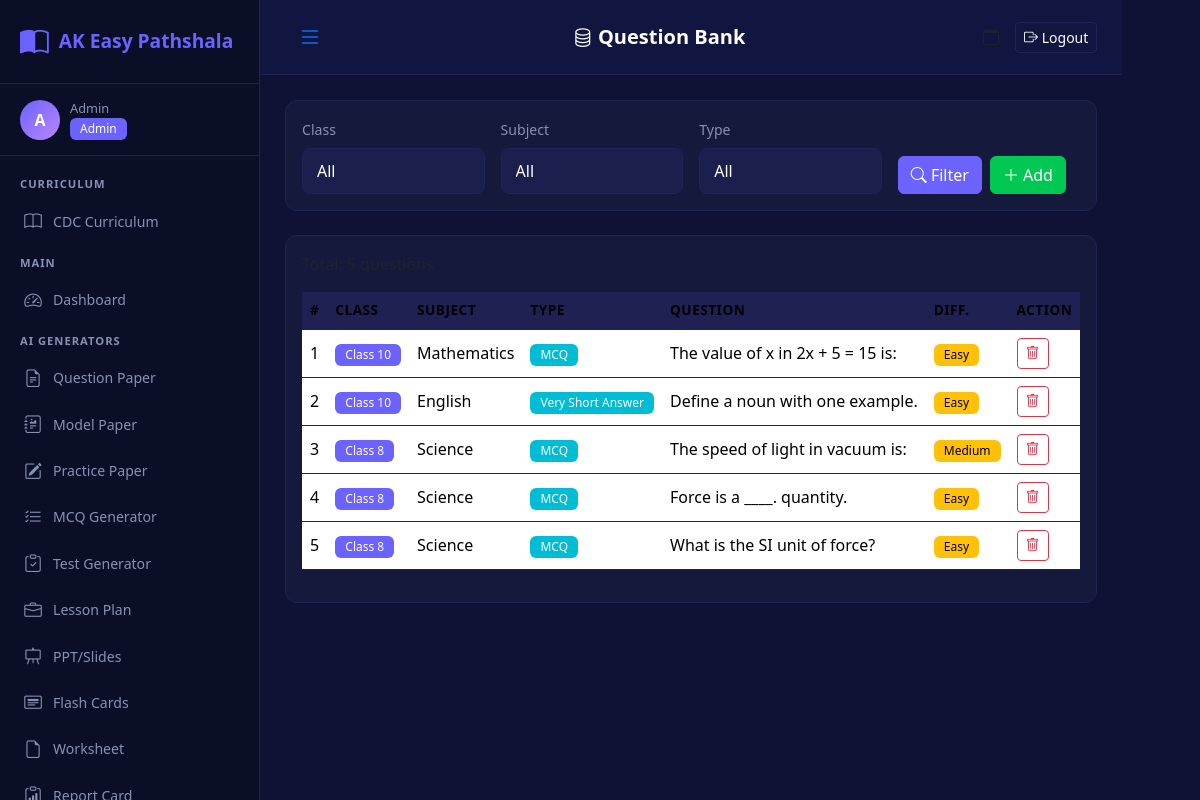
/question-bank (signed in), run on the app's committed database.
### models.py (models this page shows, shortened)
class User(UserMixin, db.Model):
    __tablename__ = 'users'
    id = db.Column(db.Integer, primary_key=True)
    name = db.Column(db.String(100), nullable=False)
    email = db.Column(db.String(100), unique=True, nullable=False)
    password_hash = db.Column(db.String(255), nullable=False)
    role = db.Column(db.Enum('admin', 'teacher', 'student'), default='teacher')
    phone = db.Column(db.String(20))
    created_at = db.Column(db.DateTime, default=datetime.utcnow)

class QuestionBank(db.Model):
    __tablename__ = 'question_bank'
    id = db.Column(db.Integer, primary_key=True)
    class_name = db.Column(db.String(50), nullable=False)
    subject = db.Column(db.String(100), nullable=False)
    chapter = db.Column(db.String(200))
    question_type = db.Column(db.String(50), nullable=False)
    question_text = db.Column(db.Text, nullable=False)
    option_a = db.Column(db.String(500))
    option_b = db.Column(db.String(500))
    option_c = db.Column(db.String(500))
    option_d = db.Column(db.String(500))
    correct_answer = db.Column(db.String(200))
    difficulty = db.Column(db.String(20), default='Medium')
    language = db.Column(db.String(10), default='English')
    created_by = db.Column(db.Integer, db.ForeignKey('users.id'))
    created_at = db.Column(db.DateTime, default=datetime.utcnow)

### app.py (the view)
@app.route('/question-bank')
@login_required
def question_bank():
    class_filter = request.args.get('class', '')
    subject_filter = request.args.get('subject', '')
    type_filter = request.args.get('type', '')
    query = QuestionBank.query
    if class_filter: query = query.filter_by(class_name=class_filter)
    if subject_filter: query = query.filter_by(subject=subject_filter)
    if type_filter: query = query.filter_by(question_type=type_filter)
    questions = query.order_by(QuestionBank.created_at.desc()).all()
    return render_template('notes/question_bank.html',
                         questions=questions, classes=CLASS_CHOICES,
                         subjects=SUBJECT_CHOICES, question_types=QUESTION_TYPES,
                         class_filter=class_filter, subject_filter=subject_filter)

### app.py (called while the page is built)
@login_manager.user_loader
def load_user(user_id):
    return User.query.get(int(user_id))

### templates/notes/question_bank.html (shortened to what this page needs)
{% extends "base.html" %}
{% block page_title %}<i class="bi bi-database"></i> Question Bank{% endblock %}
{% block content %}
<div class="card mb-4">
    <div class="card-body">
        <form method="GET" class="row g-3">
            <div class="col-md-3"><label class="form-label">Class</label>
                <select class="form-select" name="class"><option value="">All</option>{% for c in classes %}<option value="{{ c }}" {% if class_filter == c %}selected{% endif %}>{{ c }}</option>{% endfor %}</select></div>
            <div class="col-md-3"><label class="form-label">Subject</label>
                <select class="form-select" name="subject"><option value="">All</option>{% for s in subjects %}<option value="{{ s }}" {% if subject_filter == s %}selected{% endif %}>{{ s }}</option>{% endfor %}</select></div>
            <div class="col-md-3"><label class="form-label">Type</label>
                <select class="form-select" name="type"><option value="">All</option>{% for qt in question_types %}<option value="{{ qt }}">{{ qt }}</option>{% endfor %}</select></div>
            <div class="col-md-3 d-flex align-items-end">
                <button type="submit" class="btn btn-primary me-2"><i class="bi bi-search"></i> Filter</button>
                <a href="{{ url_for('add_question') }}" class="btn btn-success"><i class="bi bi-plus-lg"></i> Add</a>
            </div>
        </form>
    </div>
</div>
<div class="card">
    <div class="card-body">
        <p class="text-muted mb-3">Total: {{ questions|length }} questions</p>
        <div class="table-responsive">
            <table class="table table-hover">
                <thead><tr><th>#</th><th>Class</th><th>Subject</th><th>Type</th><th>Question</th><th>Diff.</th><th>Action</th></tr></thead>
                <tbody>
                {% for q in questions %}
                <tr>
                    <td>{{ loop.index }}</td>
                    <td><span class="badge bg-primary">{{ q.class_name }}</span></td>
                    <td>{{ q.subject }}</td>
                    <td><span class="badge bg-info">{{ q.question_type }}</span></td>
                    <td>{{ q.question_text[:80] }}{% if q.question_text|length > 80 %}...{% endif %}</td>
                    <td><span class="badge bg-warning">{{ q.difficulty }}</span></td>
                    <td>
                        <form method="POST" action="{{ url_for('delete_question', qid=q.id) }}" onsubmit="return confirm('Delete?')">
                            <button type="submit" class="btn btn-sm btn-outline-danger"><i class="bi bi-trash"></i></button>
                        </form>
                    </td>
                </tr>
                {% endfor %}
                </tbody>
            </table>
        </div>
    </div>
</div>
{% endblock %}

### templates/base.html (shortened to what this page needs)
<!DOCTYPE html>
<html lang="en">
<head>
    <link href="https://cdn.jsdelivr.net/npm/bootstrap@5.3.2/dist/css/bootstrap.min.css" rel="stylesheet">
    <link href="https://cdn.jsdelivr.net/npm/bootstrap-icons@1.11.1/font/bootstrap-icons.css" rel="stylesheet">
    <link href="{{ url_for('static', filename='css/style.css') }}" rel="stylesheet">
</head>
<body>
    {% if current_user.is_authenticated %}
    <div class="d-flex">
        <nav class="sidebar" id="sidebar">
            <div class="sidebar-brand">
                <i class="bi bi-book-half"></i>
                <span>AK Easy Pathshala</span>
            </div>
            <div class="sidebar-user">
                <div class="user-avatar">{{ current_user.name[0] }}</div>
                <div class="user-info">
                    <small>{{ current_user.name }}</small>
                    <span class="badge bg-primary">{{ current_user.role|capitalize }}</span>
                </div>
            </div>
            <ul class="sidebar-nav">
                <li class="nav-section">CURRICULUM</li>
                <li><a href="{{ url_for('curriculum_list') }}" class="{% if request.endpoint == 'curriculum_list' %}active{% endif %}"><i class="bi bi-book"></i> CDC Curriculum</a></li>
                <li class="nav-section">MAIN</li>
                <li><a href="{{ url_for('dashboard') }}" class="{% if request.endpoint == 'dashboard' %}active{% endif %}"><i class="bi bi-speedometer2"></i> Dashboard</a></li>
                <li class="nav-section">AI GENERATORS</li>
                <li><a href="{{ url_for('question_paper_generator') }}" class="{% if request.endpoint == 'question_paper_generator' %}active{% endif %}"><i class="bi bi-file-earmark-text"></i> Question Paper</a></li>
                <li><a href="{{ url_for('model_paper_generator') }}" class="{% if request.endpoint == 'model_paper_generator' %}active{% endif %}"><i class="bi bi-journal-richtext"></i> Model Paper</a></li>
                <li><a href="{{ url_for('practice_paper_generator') }}" class="{% if request.endpoint == 'practice_paper_generator' %}active{% endif %}"><i class="bi bi-pencil-square"></i> Practice Paper</a></li>
                <li><a href="{{ url_for('mcq_generator') }}" class="{% if request.endpoint == 'mcq_generator' %}active{% endif %}"><i class="bi bi-list-check"></i> MCQ Generator</a></li>
                <li><a href="{{ url_for('test_generator') }}" class="{% if request.endpoint == 'test_generator' %}active{% endif %}"><i class="bi bi-clipboard-check"></i> Test Generator</a></li>
                <li><a href="{{ url_for('lesson_plan_generator') }}" class="{% if request.endpoint == 'lesson_plan_generator' %}active{% endif %}"><i class="bi bi-briefcase"></i> Lesson Plan</a></li>
                <li><a href="{{ url_for('slide_generator') }}" class="{% if request.endpoint == 'slide_generator' %}active{% endif %}"><i class="bi bi-easel"></i> PPT/Slides</a></li>
                <li><a href="{{ url_for('flashcard_generator') }}" class="{% if request.endpoint == 'flashcard_generator' %}active{% endif %}"><i class="bi bi-card-heading"></i> Flash Cards</a></li>
                <li><a href="{{ url_for('worksheet_generator') }}" class="{% if request.endpoint == 'worksheet_generator' %}active{% endif %}"><i class="bi bi-file-earmark"></i> Worksheet</a></li>
                <li><a href="{{ url_for('report_card_generator') }}" class="{% if request.endpoint == 'report_card_generator' %}active{% endif %}"><i class="bi bi-clipboard-data"></i> Report Card</a></li>
            </ul>
        </nav>
        <main class="main-content">
            <div class="topbar">
                <button class="btn btn-link" id="sidebarToggle"><i class="bi bi-list fs-4"></i></button>
                <h5 class="mb-0">{% block page_title %}Dashboard{% endblock %}</h5>
                <div class="d-flex align-items-center gap-3">
                    <span class="text-muted"><i class="bi bi-calendar"></i> {{ today if today else '' }}</span>
                    <a href="{{ url_for('logout') }}" class="btn btn-outline-light btn-sm"><i class="bi bi-box-arrow-right"></i> Logout</a>
                </div>
            </div>
            <div class="content-area">
                {% block content %}{% endblock %}
            </div>
        </main>
    </div>
    {% else %}
    {% block fullpage %}{% endblock %}
    {% endif %}
</body>
</html>

### static/css/style.css (style rules this page uses)
:root { --sidebar-bg: #0a0e27; --sidebar-width: 260px; --topbar-bg: #111640; --body-bg: #0f1235; --card-bg: #151a3d; --card-border: #1e2456; --text-primary: #ffffff; --text-secondary: #8892b0; --accent: #6c63ff; --accent-hover: #5a52d5; --success: #00c853; --danger: #ff5252; --warning: #ffc107; --info: #00bcd4; --purple: #bb86fc; --pink: #ff6b9d; }
* { box-sizing: border-box; margin: 0; padding: 0; }
body { background: var(--body-bg); color: var(--text-primary); font-family: 'Segoe UI', Tahoma, Geneva, Verdana, sans-serif; overflow-x: hidden; }
.sidebar { width: var(--sidebar-width); min-height: 100vh; background: var(--sidebar-bg); position: fixed; top: 0; left: 0; bottom: 0; overflow-y: auto; z-index: 1000; border-right: 1px solid var(--card-border); transition: transform 0.3s; }
.sidebar-brand { padding: 20px; display: flex; align-items: center; gap: 10px; font-size: 1.2rem; font-weight: 700; color: var(--accent); border-bottom: 1px solid var(--card-border); }
.sidebar-brand i { font-size: 1.8rem; }
.sidebar-user { padding: 15px 20px; display: flex; align-items: center; gap: 10px; border-bottom: 1px solid var(--card-border); }
.user-avatar { width: 40px; height: 40px; background: linear-gradient(135deg, var(--accent), var(--purple)); border-radius: 50%; display: flex; align-items: center; justify-content: center; font-weight: 700; font-size: 1rem; }
.user-info { display: flex; flex-direction: column; }
.user-info small { color: var(--text-secondary); font-size: 0.8rem; }
.sidebar-nav { list-style: none; padding: 10px 0; margin: 0; }
.sidebar-nav .nav-section { padding: 10px 20px 5px; font-size: 0.7rem; color: var(--text-secondary); letter-spacing: 1px; font-weight: 600; }
.sidebar-nav li a { display: flex; align-items: center; gap: 10px; padding: 10px 20px; color: var(--text-secondary); text-decoration: none; font-size: 0.88rem; transition: all 0.2s; border-left: 3px solid transparent; }
.sidebar-nav li a i { font-size: 1.1rem; width: 20px; text-align: center; }
.main-content { margin-left: var(--sidebar-width); min-height: 100vh; }
.topbar { background: var(--topbar-bg); padding: 12px 25px; display: flex; align-items: center; justify-content: space-between; border-bottom: 1px solid var(--card-border); position: sticky; top: 0; z-index: 100; }
.topbar h5 { color: var(--text-primary); font-weight: 600; }
.content-area { padding: 25px; }
.card { background: var(--card-bg); border: 1px solid var(--card-border); border-radius: 12px; color: var(--text-primary); }
.table { color: var(--text-primary); }
.table thead th { background: rgba(108, 99, 255, 0.1); border-bottom: 1px solid var(--card-border); font-weight: 600; font-size: 0.85rem; text-transform: uppercase; letter-spacing: 0.5px; }
.table tbody td { border-bottom: 1px solid var(--card-border); vertical-align: middle; }
.btn-primary { background: var(--accent); border-color: var(--accent); }
.btn-success { background: var(--success); border-color: var(--success); }
.btn-outline-light { color: var(--text-primary); border-color: var(--card-border); }
.form-control, .form-select { background: #1a1f4d; border: 1px solid var(--card-border); color: var(--text-primary); border-radius: 8px; padding: 10px 14px; }
.form-label { color: var(--text-secondary); font-size: 0.88rem; font-weight: 500; }
.badge { font-weight: 500; padding: 5px 10px; }
.bg-primary { background: var(--accent) !important; }
.bg-warning { background: var(--warning) !important; color: #000; }
.bg-info { background: var(--info) !important; }

### data on the page
User: name "A", name "Admin", role "Admin"
QuestionBank: class_name "Class 10", subject "Mathematics", question_type "MCQ", question_text "The value of x in 2x + 5 = 15 is:", difficulty "Easy"
QuestionBank: class_name "Class 10", subject "English", question_type "Very Short Answer", question_text "Define a noun with one example.", difficulty "Easy"
QuestionBank: class_name "Class 8", subject "Science", question_type "MCQ", question_text "The speed of light in vacuum is:", difficulty "Medium"
QuestionBank: class_name "Class 8", subject "Science", question_type "MCQ", question_text "Force is a ____. quantity.", difficulty "Easy"
QuestionBank: class_name "Class 8", subject "Science", question_type "MCQ", question_text "What is the SI unit of force?", difficulty "Easy"
